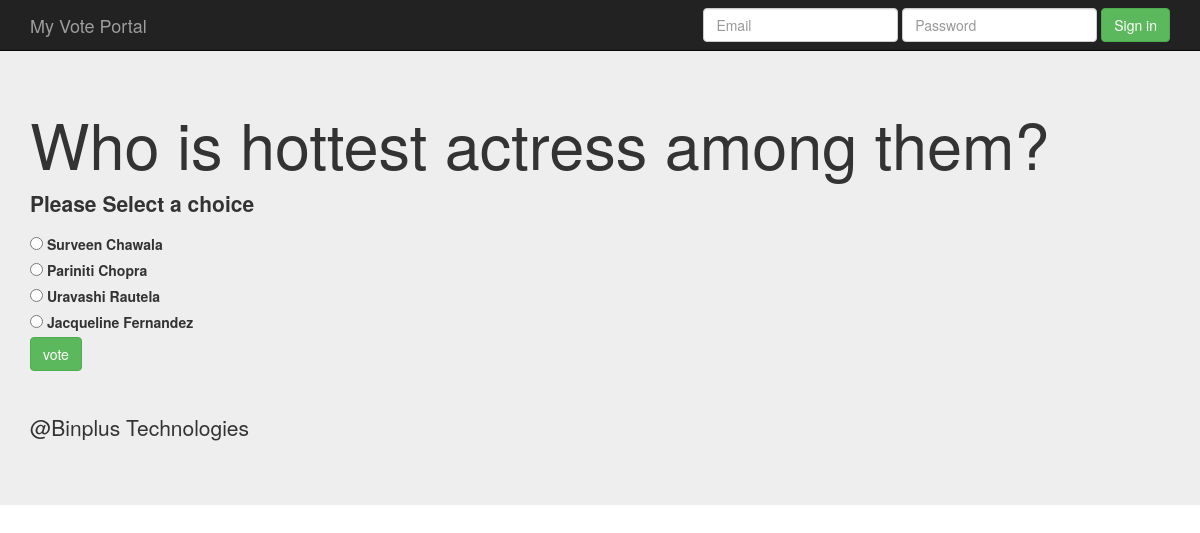
/polls/3/vote/, run on the app's committed database.
### polls/models.py (models this page shows, shortened)
class Question(models.Model):
    question_text = models.CharField(max_length=100)
    pub_date = models.DateTimeField('Date_published')

class Choice(models.Model):
    choice_text = models.CharField(max_length=200)
    votes =  models.IntegerField(default=0)
    question = models.ForeignKey(Question, on_delete=models.CASCADE)

### polls/views.py (the view)
# urls.py: path('<int:question_id>/vote/', views.vote, name='vote'),
def vote(request, question_id):
    question = get_object_or_404(Question, pk=question_id)
    try:
        selected_choice =question.choice_set.get(pk=request.POST['choice'])
    except:
        return  render(request, 'polls/detail.html', {'question': question, 'error_message': "Please Select a choice"})
    else:
        selected_choice .votes += 1
        selected_choice.save( )
        return  HttpResponseRedirect(reverse('polls:results', args=(question.id,)))

### polls/templates/polls/detail.html (shortened to what this page needs)
{% extends 'polls/base.html' %}
{% block main_content  %}
   <h1> {{ question.question_text  }} </h1>
   {% if error_message %} <p><strong> {{error_message}} </strong></p> {% endif  %}
   <form action="{% url  'polls:vote' question.id  %}" method="post">
          {% for choice in question.choice_set.all  %}
                     <input type ="radio" name = "choice"  id = "choice{{forloop.counter}}"  value="{{choice.id }}"/>
                      <label for ="choice{{forloop.counter}}">{{choice.choice_text}}</label><br/>
           {% endfor %}
            <input type = "submit"  class  = "btn btn-success"value="vote"/>
    </form>
{% endblock %}

### data on the page
Question: question_text "Who is hottest actress among them?"
Choice: choice_text "Surveen Chawala"
Choice: choice_text "Pariniti Chopra"
Choice: choice_text "Uravashi Rautela"
Choice: choice_text "Jacqueline Fernandez"

### other printed values
{{ error_message }} "Please Select a choice"
